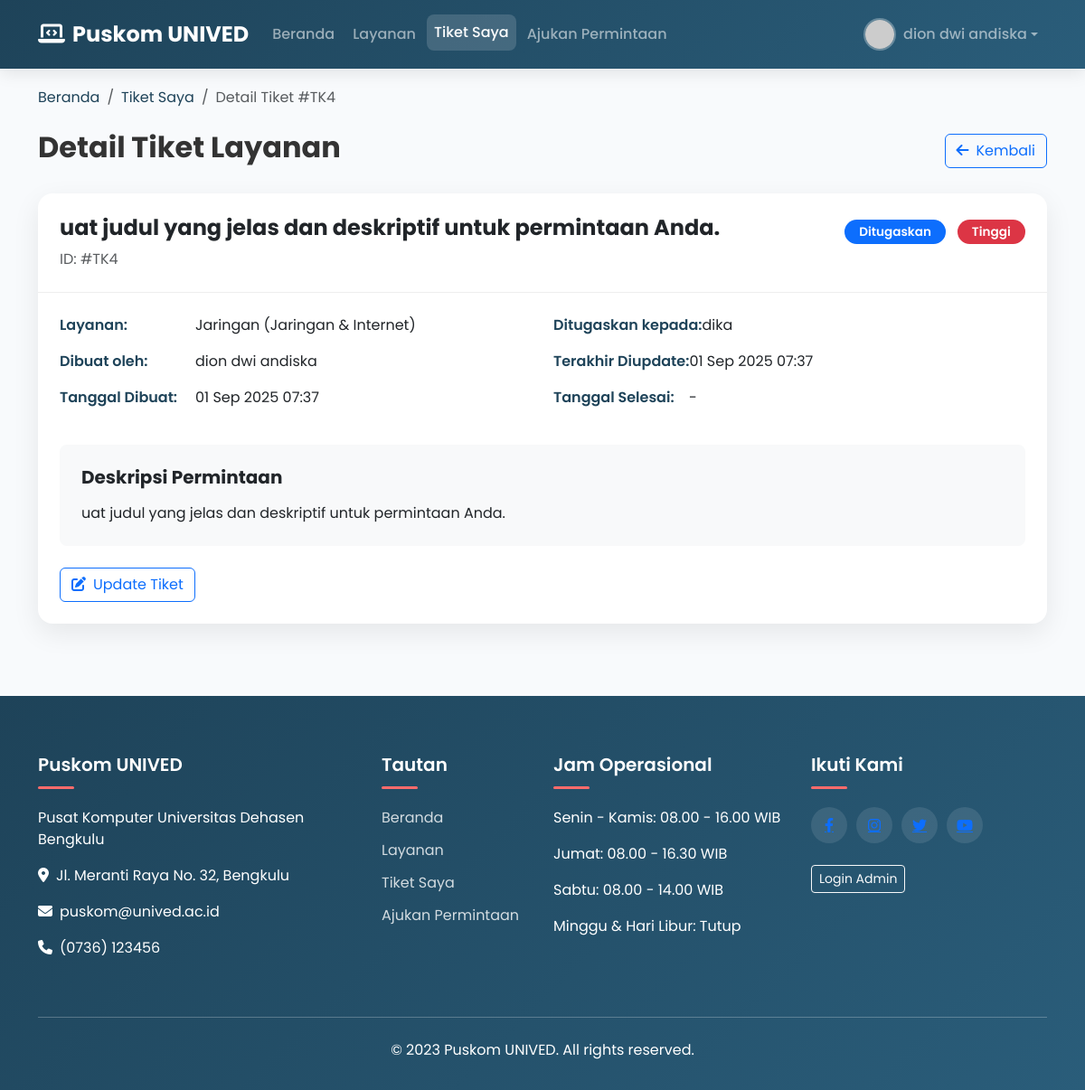
The page /user/ticket_detail.php?id=4 (signed in) on the database its author committed.
### tables this page shows
CREATE TABLE `users` (
  `id` int(11) NOT NULL,
  `fullname` varchar(100) NOT NULL,
  `email` varchar(100) NOT NULL,
  `username` varchar(50) NOT NULL,
  `password` varchar(255) NOT NULL,
  `phone` varchar(20) NOT NULL,
  `gender` enum('L','P') NOT NULL,
  `department` varchar(50) NOT NULL,
  `role` enum('Admin','User') NOT NULL DEFAULT 'User',
  `created_at` timestamp NOT NULL DEFAULT CURRENT_TIMESTAMP,
  `updated_at` timestamp NOT NULL DEFAULT CURRENT_TIMESTAMP ON UPDATE CURRENT_TIMESTAMP
);

CREATE TABLE `service_tickets` (
  `id` int(11) NOT NULL,
  `service_id` int(11) NOT NULL,
  `user_id` int(11) NOT NULL,
  `title` varchar(255) NOT NULL,
  `description` text,
  `status` enum('Ditugaskan','Proses','Selesai','Tertunda') DEFAULT 'Ditugaskan',
  `priority` enum('Rendah','Sedang','Tinggi') DEFAULT 'Sedang',
  `assigned_to` int(11) DEFAULT NULL,
  `created_at` timestamp NOT NULL DEFAULT CURRENT_TIMESTAMP,
  `updated_at` timestamp NOT NULL DEFAULT CURRENT_TIMESTAMP ON UPDATE CURRENT_TIMESTAMP,
  `completed_at` timestamp NULL DEFAULT NULL
);

CREATE TABLE `services` (
  `id` int(11) NOT NULL,
  `name` varchar(100) NOT NULL,
  `category` enum('Jaringan & Internet','Software','Hardware','Akun','Data','Lainnya') NOT NULL,
  `description` text,
  `responsible_person` varchar(100) DEFAULT NULL,
  `status` enum('Aktif','Non-Aktif','Maintenance') DEFAULT 'Aktif',
  `completion_estimate` varchar(50) DEFAULT NULL,
  `cost` decimal(10,2) DEFAULT NULL,
  `requires_approval` tinyint(1) DEFAULT '0',
  `created_at` timestamp NOT NULL DEFAULT CURRENT_TIMESTAMP,
  `updated_at` timestamp NOT NULL DEFAULT CURRENT_TIMESTAMP ON UPDATE CURRENT_TIMESTAMP
);

### user/ticket_detail.php (the view, shortened to what this page needs)
<?php
$host = "localhost";
$username = "root";
$password = "";
$database = "it_puskom";
$conn = new mysqli($host, $username, $password, $database);
$conn->set_charset("utf8");
$user_id = $_SESSION['user_id'];
$user_query = "SELECT * FROM users WHERE id = $user_id";
$user_result = $conn->query($user_query);
if ($user_result->num_rows > 0) {
    $user = $user_result->fetch_assoc();
    $fullname = $user['fullname'];
} else {
    session_destroy();
    header("Location: login.php");
    exit();
}
$ticket_id = isset($_GET['id']) ? intval($_GET['id']) : 0;
$ticket_query = "
    SELECT
        st.*,
        s.name as service_name,
        s.category as service_category,
        u_assigned.fullname as assigned_to_name,
        u_created.fullname as created_by_name
    FROM service_tickets st
    LEFT JOIN services s ON st.service_id = s.id
    LEFT JOIN users u_assigned ON st.assigned_to = u_assigned.id
    LEFT JOIN users u_created ON st.user_id = u_created.id
    WHERE st.id = $ticket_id AND st.user_id = $user_id
";
$ticket_result = $conn->query($ticket_query);
$ticket = $ticket_result->fetch_assoc();
$created_at = date('d M Y H:i', strtotime($ticket['created_at']));
$updated_at = date('d M Y H:i', strtotime($ticket['updated_at']));
$completed_at = $ticket['completed_at'] ? date('d M Y H:i', strtotime($ticket['completed_at'])) : '-';
$badge_class = '';
switch($ticket['status']) {
    case 'Ditugaskan':
        $badge_class = 'bg-primary';
        break;
}
$priority_badge_class = '';
switch($ticket['priority']) {
    case 'Tinggi':
        $priority_badge_class = 'bg-danger';
        break;
}
?>
<!DOCTYPE html>
<html lang="id">
<head>
    <link href="https://cdn.jsdelivr.net/npm/bootstrap@5.3.0/dist/css/bootstrap.min.css" rel="stylesheet">
    <link rel="stylesheet" href="https://cdnjs.cloudflare.com/ajax/libs/font-awesome/6.4.0/css/all.min.css">
</head>
<body>
    <nav class="navbar navbar-expand-lg navbar-dark navbar-custom fixed-top">
        <div class="container">
            <a class="navbar-brand" href="dashboard.php">
                <i class="fas fa-laptop-code me-2"></i>Puskom UNIVED
            </a>
            <div class="collapse navbar-collapse" id="navbarNav">
                <ul class="navbar-nav me-auto">
                    <li class="nav-item">
                        <a class="nav-link" href="dashboard.php">Beranda</a>
                    </li>
                    <li class="nav-item">
                        <a class="nav-link" href="services.php">Layanan</a>
                    </li>
                    <li class="nav-item">
                        <a class="nav-link active" href="tickets.php">Tiket Saya</a>
                    </li>
                    <li class="nav-item">
                        <a class="nav-link" href="request.php">Ajukan Permintaan</a>
                    </li>
                </ul>
                <ul class="navbar-nav ms-auto">
                    <li class="nav-item dropdown">
                        <a class="nav-link dropdown-toggle d-flex align-items-center" href="#" id="userDropdown" role="button" data-bs-toggle="dropdown">
                            <img src="https://ui-avatars.com/api/?name=<?php echo urlencode($fullname); ?>&background=ffffff&color=1e4359&size=36" class="user-avatar me-2">
                            <span><?php echo htmlspecialchars($fullname); ?></span>
                        </a>
                    </li>
                </ul>
            </div>
        </div>
    </nav>
    <div class="container mt-5 pt-5">
        <nav aria-label="breadcrumb" class="mb-4">
            <ol class="breadcrumb">
                <li class="breadcrumb-item"><a href="dashboard.php">Beranda</a></li>
                <li class="breadcrumb-item"><a href="tickets.php">Tiket Saya</a></li>
                <li class="breadcrumb-item active" aria-current="page">Detail Tiket #TK<?php echo $ticket_id; ?></li>
            </ol>
        </nav>
        <div class="d-flex justify-content-between align-items-center mb-4">
            <h2 class="fw-bold">Detail Tiket Layanan</h2>
            <a href="tickets.php" class="btn btn-outline-primary">
                <i class="fas fa-arrow-left me-2"></i>Kembali
            </a>
        </div>
        <div class="card ticket-detail-card mb-5">
            <div class="ticket-header">
                <div class="d-flex justify-content-between align-items-center flex-wrap">
                    <h4 class="fw-bold mb-2"><?php echo htmlspecialchars($ticket['title']); ?></h4>
                    <div>
                        <span class="badge <?php echo $badge_class; ?> status-badge me-2"><?php echo $ticket['status']; ?></span>
                        <span class="badge <?php echo $priority_badge_class; ?> status-badge"><?php echo $ticket['priority']; ?></span>
                    </div>
                </div>
                <p class="text-muted mb-0">ID: #TK<?php echo $ticket_id; ?></p>
            </div>
            <div class="ticket-body">
                <div class="row">
                    <div class="col-md-6">
                        <div class="ticket-info-item">
                            <span class="ticket-info-label">Layanan:</span>
                            <span><?php echo htmlspecialchars($ticket['service_name']); ?> (<?php echo $ticket['service_category']; ?>)</span>
                        </div>
                        <div class="ticket-info-item">
                            <span class="ticket-info-label">Dibuat oleh:</span>
                            <span><?php echo htmlspecialchars($ticket['created_by_name']); ?></span>
                        </div>
                        <div class="ticket-info-item">
                            <span class="ticket-info-label">Tanggal Dibuat:</span>
                            <span><?php echo $created_at; ?></span>
                        </div>
                    </div>
                    <div class="col-md-6">
                        <div class="ticket-info-item">
                            <span class="ticket-info-label">Ditugaskan kepada:</span>
                            <span><?php echo $ticket['assigned_to_name'] ? htmlspecialchars($ticket['assigned_to_name']) : 'Belum ditugaskan'; ?></span>
                        </div>
                        <div class="ticket-info-item">
                            <span class="ticket-info-label">Terakhir Diupdate:</span>
                            <span><?php echo $updated_at; ?></span>
                        </div>
                        <div class="ticket-info-item">
                            <span class="ticket-info-label">Tanggal Selesai:</span>
                            <span><?php echo $completed_at; ?></span>
                        </div>
                    </div>
                </div>
                <div class="ticket-description">
                    <h5 class="fw-bold mb-3">Deskripsi Permintaan</h5>
                    <p class="mb-0"><?php echo nl2br(htmlspecialchars($ticket['description'])); ?></p>
                </div>
                <?php if ($ticket['status'] !== 'Selesai'): ?>
                <div class="mt-4">
                    <button class="btn btn-outline-primary" data-bs-toggle="modal" data-bs-target="#updateTicketModal">
                        <i class="fas fa-edit me-2"></i>Update Tiket
                    </button>
                </div>
                <?php endif; ?>
            </div>
        </div>
    </div>
    <footer class="footer">
        <div class="container">
            <div class="row">
                <div class="col-lg-4 mb-4">
                    <h5 class="footer-title">Puskom UNIVED</h5>
                    <p>Pusat Komputer Universitas Dehasen Bengkulu</p>
                    <p><i class="fas fa-map-marker-alt me-2"></i>Jl. Meranti Raya No. 32, Bengkulu</p>
                    <p><i class="fas fa-envelope me-2"></i>puskom@unived.ac.id</p>
                    <p><i class="fas fa-phone me-2"></i>(0736) 123456</p>
                </div>
                <div class="col-lg-2 col-md-4 mb-4">
                    <h5 class="footer-title">Tautan</h5>
                    <a href="dashboard.php" class="footer-link">Beranda</a>
                    <a href="services.php" class="footer-link">Layanan</a>
                    <a href="tickets.php" class="footer-link">Tiket Saya</a>
                    <a href="request.php" class="footer-link">Ajukan Permintaan</a>
                </div>
                <div class="col-lg-3 col-md-4 mb-4">
                    <h5 class="footer-title">Jam Operasional</h5>
                    <p>Senin - Kamis: 08.00 - 16.00 WIB</p>
                    <p>Jumat: 08.00 - 16.30 WIB</p>
                    <p>Sabtu: 08.00 - 14.00 WIB</p>
                    <p>Minggu & Hari Libur: Tutup</p>
                </div>
                <div class="col-lg-3 col-md-4 mb-4">
                    <h5 class="footer-title">Ikuti Kami</h5>
                    <div class="d-flex mt-3">
                        <a href="#" class="social-icon"><i class="fab fa-facebook-f"></i></a>
                        <a href="#" class="social-icon"><i class="fab fa-instagram"></i></a>
                        <a href="#" class="social-icon"><i class="fab fa-twitter"></i></a>
                        <a href="#" class="social-icon"><i class="fab fa-youtube"></i></a>
                    </div>
                    <div class="mt-4">
                        <a href="login.php" class="btn btn-outline-light btn-sm">Login Admin</a>
                    </div>
                </div>
            </div>
            <hr class="bg-light my-4">
            <div class="text-center">
                <p class="mb-0">&copy; 2023 Puskom UNIVED. All rights reserved.</p>
            </div>
        </div>
    </footer>
</body>
</html>

### user/ticket_detail.php (style rules this page uses)
:root { --primary-color: #0d6efd; --secondary-color: #6c757d; --success-color: #198754; --danger-color: #dc3545; --warning-color: #ffc107; --info-color: #0dcaf0; --light-color: #f8f9fa; --dark-color: #212529; --university-color: #1e4359; --university-light: #2a5d7a; --university-gradient: linear-gradient(135deg, #1e4359 0%, #2a5d7a 100%); --accent-color: #ff6b6b; }
body { font-family: 'Poppins', sans-serif; background-color: #f8fafc; color: #333; overflow-x: hidden; }
.navbar-custom { background: var(--university-gradient); box-shadow: 0 4px 18px rgba(0, 0, 0, 0.1); padding: 12px 0; }
.navbar-brand { font-weight: 700; font-size: 1.5rem; }
.nav-link { font-weight: 500; padding: 0.5rem 1rem; border-radius: 8px; margin: 0 2px; transition: all 0.3s ease; }
.nav-link:hover, .nav-link.active { background-color: rgba(255, 255, 255, 0.15); transform: translateY(-2px); }
.user-avatar { width: 36px; height: 36px; border-radius: 50%; object-fit: cover; border: 2px solid rgba(255, 255, 255, 0.3); }
.breadcrumb-item a { text-decoration: none; color: var(--university-color); }
.ticket-detail-card { border-radius: 16px; border: none; box-shadow: 0 10px 30px rgba(0, 0, 0, 0.08); }
.ticket-header { border-bottom: 1px solid #eee; padding: 1.5rem; }
.ticket-body { padding: 1.5rem; }
.ticket-info-item { margin-bottom: 1rem; display: flex; }
.ticket-info-label { font-weight: 600; min-width: 150px; color: var(--university-color); }
.ticket-description { background-color: #f8f9fa; border-radius: 8px; padding: 1.5rem; margin-top: 1.5rem; }
.status-badge { padding: 0.5em 1.2em; border-radius: 30px; font-weight: 600; font-size: 0.85rem; }
.footer { background: var(--university-gradient); color: white; padding: 4rem 0 2rem; margin-top: 5rem; }
.footer-title { position: relative; padding-bottom: 15px; margin-bottom: 20px; font-weight: 600; }
.footer-title::after { content: ''; position: absolute; bottom: 0; left: 0; width: 40px; height: 3px; background: var(--accent-color); border-radius: 3px; }
.footer-link { color: rgba(255, 255, 255, 0.8); text-decoration: none; transition: all 0.3s ease; display: block; margin-bottom: 12px; }
.social-icon { width: 40px; height: 40px; display: inline-flex; align-items: center; justify-content: center; background: rgba(255, 255, 255, 0.1); border-radius: 50%; margin-right: 10px; transition: all 0.3s ease; }

### rows shown on the page
users: fullname "dion dwi andiska"
service_tickets: title "uat judul yang jelas dan deskriptif untuk permintaan Anda.", status "Ditugaskan", priority "Tinggi", service.name "Jaringan", service.category "Jaringan & Internet", user.fullname "dion dwi andiska", created_at "01 Sep 2025 07:37", assigned_to.fullname "dika", updated_at "01 Sep 2025 07:37", completed_at "-", description "uat judul yang jelas dan deskriptif untuk permintaan Anda."

### other values the page prints
$ticket_id "4"
